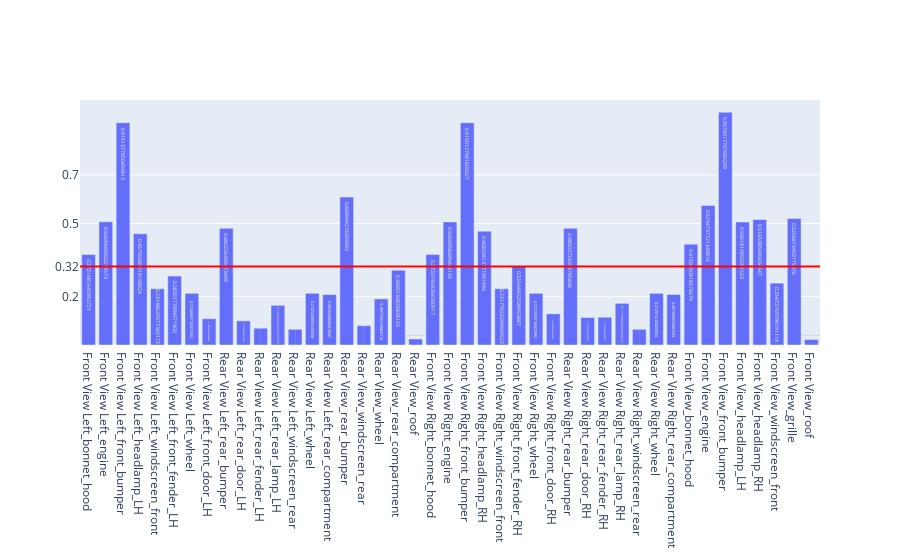

Source (notebook cell):
### Code cell
fig = go.Figure()
fig.add_trace(go.Bar(
    x=gtKfoldBalanceDf["model"], y=gtKfoldBalanceDf["dmg_ratio"],
    text = gtKfoldBalanceDf["dmg_ratio"],

    
))
avgVal = gtKfoldBalanceDf["dmg_ratio"].mean()
fig.add_hline(y=avgVal, line_width=2, line_color="red")
    # print(avgVal)
fig.update_layout(
    yaxis = dict(
        tickmode = 'array',
        tickvals = [np.format_float_positional(avgVal, 2), 0.2, 0.5, 0.7],
    )
)
fig

### Figure 1 — Plotly figure (JSON) as saved in the notebook; plotly's stock layout.template omitted (floating-point values rounded to 4 significant figures)
{"data": [{"text": [0.3722, 0.5069, 0.9151, 0.458, 0.2315, 0.2835, 0.2127, 0.1082, 0.4802, 0.09943, 0.06919, 0.1634, 0.06465, 0.2127, 0.2075, 0.609, 0.07956, 0.1898, 0.308, 0.02486, 0.3721, 0.5067, 0.915, 0.4686, 0.2318, 0.3254, 0.2128, 0.1284, 0.48, 0.1131, 0.1142, 0.1714, 0.06466, 0.2126, 0.2077, 0.415, 0.5745, 0.9579, 0.5062, 0.5165, 0.2547, 0.5207, 0.02272], "type": "bar", "x": ["Front View Left_bonnet_hood", "Front View Left_engine", "Front View Left_front_bumper", "Front View Left_headlamp_LH", "Front View Left_windscreen_front", "Front View Left_front_fender_LH", "Front View Left_wheel", "Front View Left_front_door_LH", "Rear View Left_rear_bumper", "Rear View Left_rear_door_LH", "Rear View Left_rear_fender_LH", "Rear View Left_rear_lamp_LH", "Rear View Left_windscreen_rear", "Rear View Left_wheel", "Rear View Left_rear_compartment", "Rear View_rear_bumper", "Rear View_windscreen_rear", "Rear View_wheel", "Rear View_rear_compartment", "Rear View_roof", "Front View Right_bonnet_hood", "Front View Right_engine", "Front View Right_front_bumper", "Front View Right_headlamp_RH", "Front View Right_windscreen_front", "Front View Right_front_fender_RH", "Front View Right_wheel", "Front View Right_front_door_RH", "Rear View Right_rear_bumper", "Rear View Right_rear_door_RH", "Rear View Right_rear_fender_RH", "Rear View Right_rear_lamp_RH", "Rear View Right_windscreen_rear", "Rear View Right_wheel", "Rear View Right_rear_compartment", "Front View_bonnet_hood", "Front View_engine", "Front View_front_bumper", "Front View_headlamp_LH", "Front View_headlamp_RH", "Front View_windscreen_front", "Front View_grille", "Front View_roof"], "y": [0.3722, 0.5069, 0.9151, 0.458, 0.2315, 0.2835, 0.2127, 0.1082, 0.4802, 0.09943, 0.06919, 0.1634, 0.06465, 0.2127, 0.2075, 0.609, 0.07956, 0.1898, 0.308, 0.02486, 0.3721, 0.5067, 0.915, 0.4686, 0.2318, 0.3254, 0.2128, 0.1284, 0.48, 0.1131, 0.1142, 0.1714, 0.06466, 0.2126, 0.2077, 0.415, 0.5745, 0.9579, 0.5062, 0.5165, 0.2547, 0.5207, 0.02272]}], "layout": {"shapes": [{"line": {"color": "red", "width": 2}, "type": "line", "x0": 0, "x1": 1, "xref": "x domain", "y0": 0.323, "y1": 0.323, "yref": "y"}], "yaxis": {"tickmode": "array", "tickvals": ["0.32", 0.2, 0.5, 0.7]}}}
